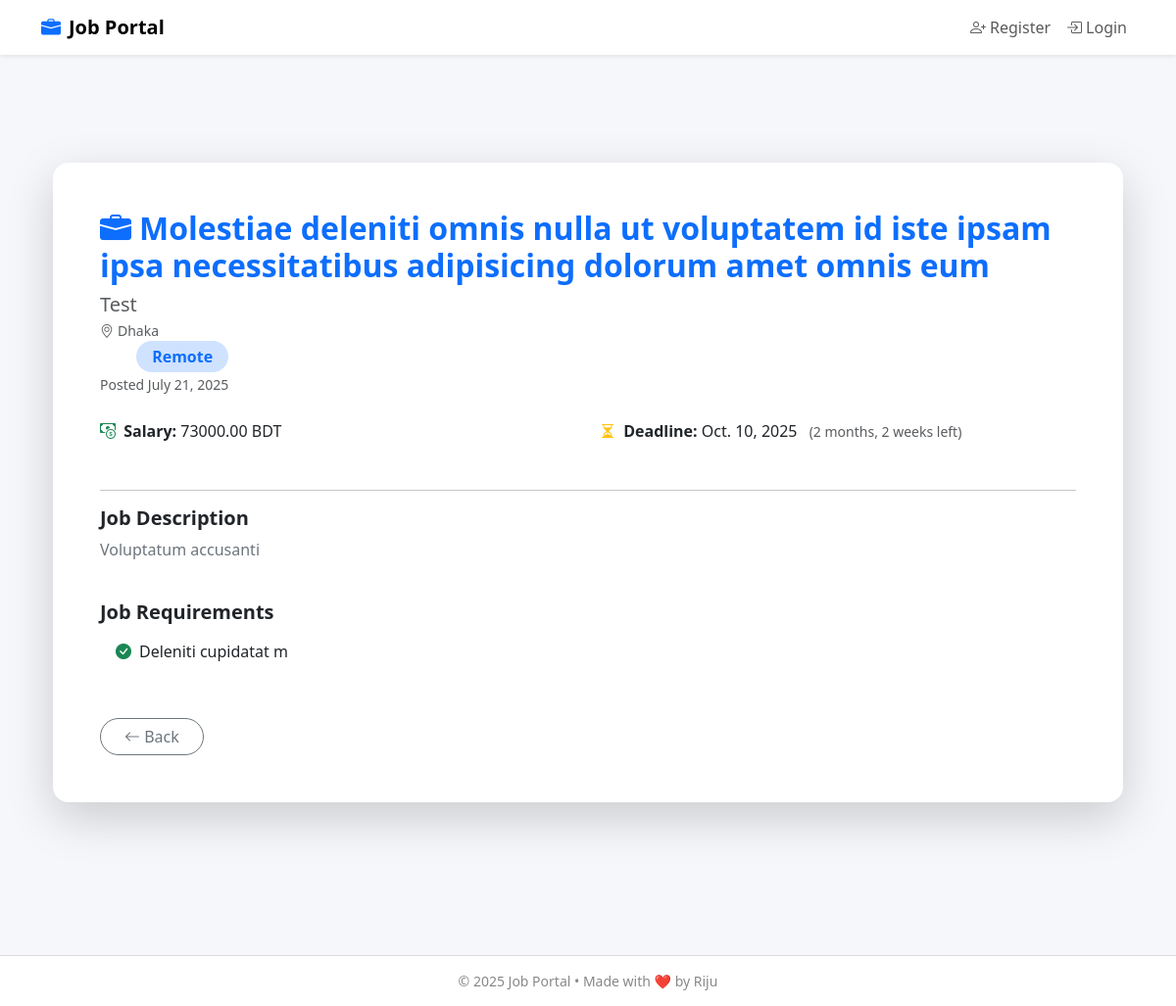
/jobDetailsPage/4/, run on an earlier commit of the app's database.
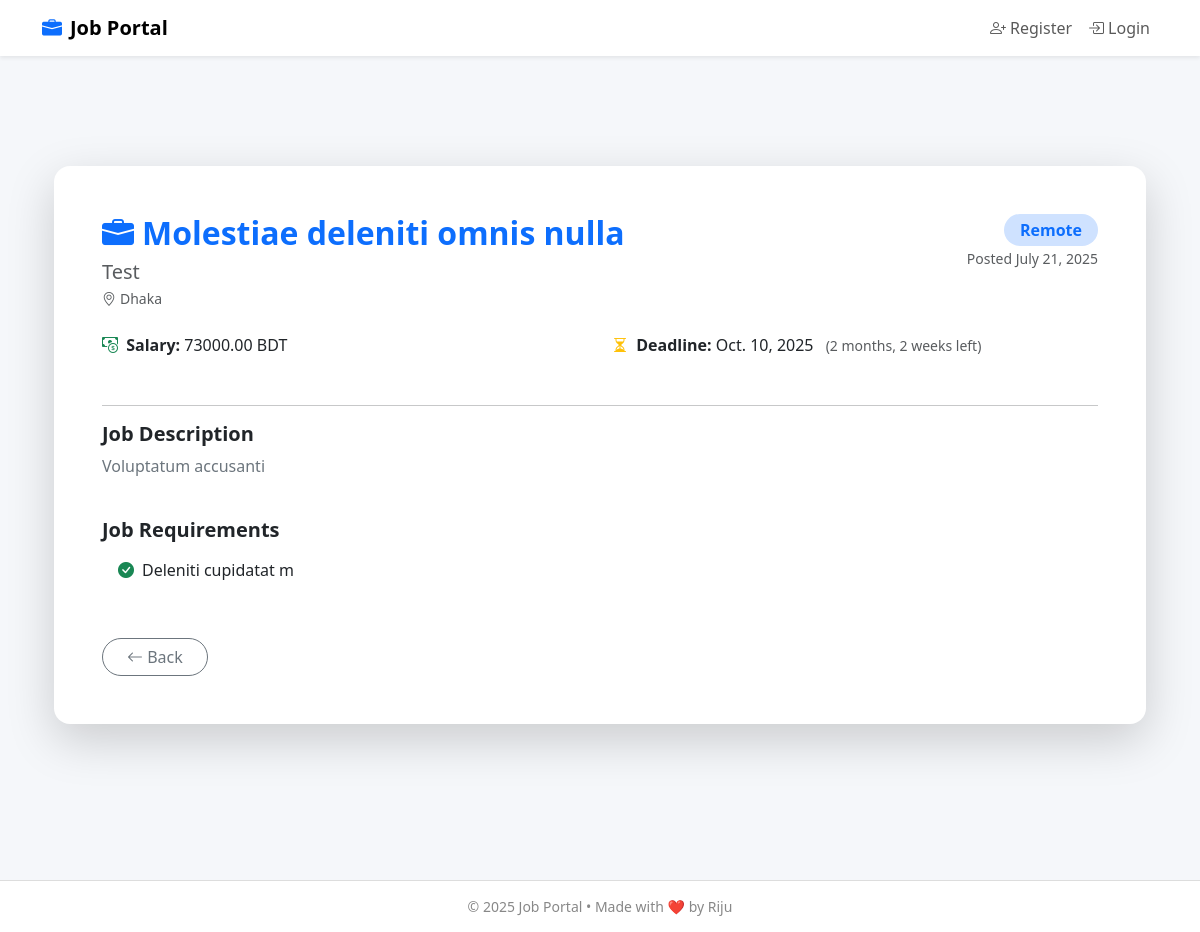
And on a later commit of the database.
### employer_app/models.py (models this page shows, shortened)
class JobModel(models.Model):
    JOB_TYPE_CHOICES = [
        ('Full-Time', 'Full-Time'),
        ('Remote', 'Remote'),
        ('Internship', 'Internship'),
    ]
    employer = models.ForeignKey(EmployerProfileModel,on_delete=models.CASCADE,related_name='jobs',null=True)
    title = models.CharField(max_length=255)
    description = models.TextField()
    requirements = models.TextField()
    salary = models.DecimalField(max_digits=10, decimal_places=2, null=True, blank=True)
    job_type = models.CharField(max_length=20, choices=JOB_TYPE_CHOICES)
    deadline = models.DateField()
    posted_date = models.DateField(auto_now_add=True)

class EmployerProfileModel(models.Model):
    employer_user = models.OneToOneField(CustomUserModel , on_delete=models.CASCADE,null=True, related_name='employer_profile')
    company_name = models.CharField(max_length=255)
    email = models.EmailField()
    phone = models.CharField(max_length=20)
    about_company = models.TextField(blank=True, null=True)
    company_logo = models.ImageField(upload_to='Media/company_logos/', null=True)
    location = models.CharField(max_length=255, blank=True, null=True)

### employer_app/views.py (the view)
# urls.py: path('jobDetailsPage/<str:id>/',jobDetailsPage, name='jobDetailsPage'),
def jobDetailsPage(request, id):
    job = JobModel.objects.get(id=id)
    return render(request, 'jobDetails.html',{'job':job})

### employer_app/templates/jobDetails.html (shortened to what this page needs)
{% extends 'master/master.html' %}
{% block body %}
<div class="container my-5">
  <div class="card border-0 shadow-lg rounded-4 p-5 bg-white">
    <div class="d-flex justify-content-between align-items-start flex-wrap mb-4">
      <div>
        <h2 class="text-primary fw-bold mb-2">
          <i class="bi bi-briefcase-fill me-2"></i>{{ job.title }}
        </h2>
        <h5 class="text-muted mb-1">{{ job.employer.company_name }}</h5>
        <p class="text-muted small mb-0">
          <i class="bi bi-geo-alt me-1"></i>{{ job.employer.location }}
        </p>
      </div>
      <div class="text-end">
        <span class="badge bg-primary-subtle text-primary px-3 py-2 fs-6 rounded-pill">{{ job.job_type }}</span>
        <br>
        <small class="text-muted">Posted {{ job.posted_date }}</small>
      </div>
    </div>
    <div class="row mb-4">
      <div class="col-md-6 mb-2">
        <i class="bi bi-cash-coin me-1 text-success"></i>
        <strong>Salary:</strong> {{ job.salary }} BDT
      </div>
      <div class="col-md-6 mb-2">
        <i class="bi bi-hourglass-split me-1 text-warning"></i>
        <strong>Deadline:</strong> {{ job.deadline }}
        <small class="text-muted ms-2">({{ job.deadline|timeuntil }} left)</small>
      </div>
    </div>
    <hr>
    <div class="mb-4">
      <h5 class="text-dark fw-semibold mb-2">Job Description</h5>
      <p class="text-secondary">{{ job.description }}</p>
    </div>
    <div class="mb-4">
      <h5 class="text-dark fw-semibold mb-2">Job Requirements</h5>
<ul class="list-group list-group-flush">
  {% for requirement in job.requirements.splitlines %}
    {% if requirement %}
    <li class="list-group-item">
      <i class="bi bi-check-circle-fill text-success me-2"></i>{{ requirement }}
    </li>
    {% endif %}
  {% endfor %}
</ul>
    </div>
    <div class="d-flex justify-content-between align-items-center flex-wrap mt-4">
      <a href="{% url 'dashboardPage' %}" class="btn btn-outline-secondary rounded-pill px-4">
        <i class="bi bi-arrow-left"></i> Back
      </a>
    </div>
  </div>
</div>
{% endblock %}

What changed in the data, as far as the page shows it:
changed JobModel "Remote": title "Molestiae deleniti omnis nulla ut voluptatem id iste ipsam ipsa necessitatibus adipisicing dolorum amet omnis eum" → "Molestiae deleniti omnis nulla"
